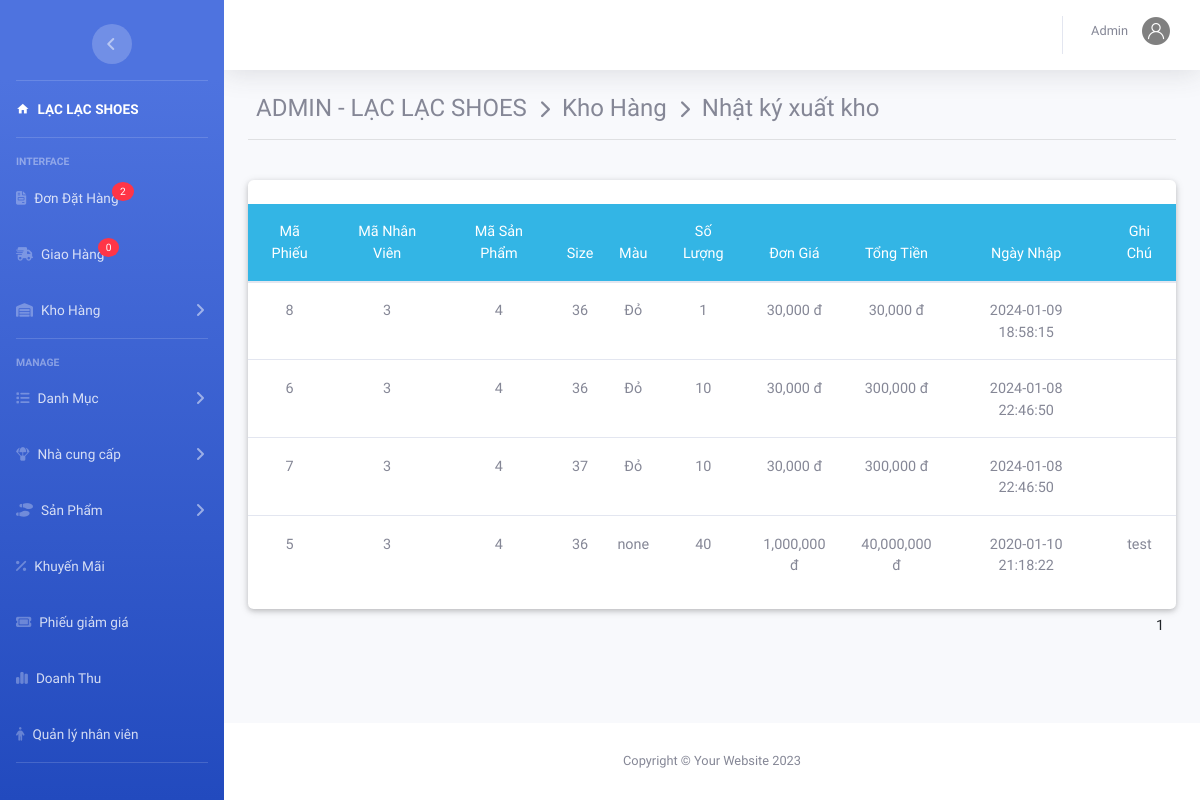
The page /admin/index.php?action=kho&view=nhatkyx (signed in) on the database its author committed.
### tables this page shows
CREATE TABLE `phieuxuat` (
  `MaPX` int(11) NOT NULL,
  `MaNV` int(11) NOT NULL,
  `MaSP` int(11) NOT NULL,
  `Mau` varchar(100) NOT NULL,
  `Size` int(11) NOT NULL,
  `SoLuong` int(11) NOT NULL,
  `DonGia` decimal(10,0) NOT NULL,
  `TongTien` decimal(10,0) NOT NULL,
  `Note` varchar(500) NOT NULL,
  `NgayXuat` datetime NOT NULL DEFAULT current_timestamp()
);

### admin/kho/nhapkyxuat.php (the view, shortened to what this page needs)
<?php
    if(isset($_GET['trang'])){
        $trang=$_GET['trang'];
    }
    else{ $trang=1;}
    $from =($trang-1)*30;
	$sql="select * from phieuxuat Order by NgayXuat DESC limit $from,20";
	$rs=mysqli_query($conn,$sql);
?>
<div class="container-fluid">
	<div class="page-header">
	  <h4 class="page-title">
	     ADMIN - LẠC LẠC SHOES &#160;<i class="fas fa-chevron-right" style="font-size: 18px"></i>&#160; Kho Hàng &#160;<i class="fas fa-chevron-right" style="font-size: 18px"></i>&#160; Nhật ký xuất kho</h4>
	</div><hr><br>
	<div class="row">
      <div class="col-md-12 grid-margin stretch-card">
        <div class="card">
		<br>
             <table class="table table-hover  text-center " >
				<thead class="badge-info">
					<tr>
						<th>Mã Phiếu</th> <th>Mã Nhân Viên</th><th>Mã Sản Phẩm</th><th>Size</th><th>Màu</th><th>Số Lượng</th><th>Đơn Giá</th><th>Tổng Tiền</th>
						<th>Ngày Nhập</th> <th>Ghi Chú</th>
					</tr>
				</thead>
				<tbody>
			 		<?php
				 	while ($row=mysqli_fetch_array($rs)) { ?>
						<tr>
							<td><?php echo $row['MaPX']; ?></td>
							<td><?php echo $row['MaNV']; ?></td>
							<td><?php echo $row['MaSP']; ?></td>
							<td><?php echo $row['Size']; ?></td>
							<td><?php echo $row['Mau']; ?></td>
							<td><?php echo $row['SoLuong']; ?></td>
							<td><?php echo number_format($row['DonGia']).' đ'; ?></td>
							<td><?php echo number_format($row['TongTien']).' đ'; ?></td>
							<td><?php echo $row['NgayXuat']; ?></td>
							<td><?php echo $row['Note']; ?></td>
						</tr>
		 			<?php	} ?>
				</tbody>
			</table>
            </div>
          </div>
      </div>
      <div class="row m-auto">
				<?php
					$ds_spn1b="select * from phieuxuat Order by NgayXuat DESC";
		            $query_dssp2=mysqli_query($conn,$ds_spn1b);
		            $sosp=mysqli_num_rows($query_dssp2);
		            $sotrang = ceil($sosp/30); ?>
			     	<ul class="pagination justify-content-center">
				         <?php for($x=1;$x<=$sotrang;$x++){ ?>
							          <li class="page-item">
							          	  <a class="page-link " href="index.php?action=kho&view=nhatkyx&trang=<?php echo $x ?>"><?php echo $x ;?></a>
							          </li>
						  <?php
						      } ?>
			      	</ul>
			</div>
</div>

### rows shown on the page
phieuxuat: MaPX "8", MaNV "3", MaSP "4", Size "36", Mau "Đỏ", SoLuong "1", DonGia "30,000", TongTien "30,000", NgayXuat "2024-01-09 18:58:15"
phieuxuat: MaPX "6", MaNV "3", MaSP "4", Size "36", Mau "Đỏ", SoLuong "10", DonGia "30,000", TongTien "300,000", NgayXuat "2024-01-08 22:46:50"
phieuxuat: MaPX "7", MaNV "3", MaSP "4", Size "37", Mau "Đỏ", SoLuong "10", DonGia "30,000", TongTien "300,000", NgayXuat "2024-01-08 22:46:50"
phieuxuat: MaPX "5", MaNV "3", MaSP "4", Size "36", Mau "none", SoLuong "40", DonGia "1,000,000", TongTien "40,000,000", NgayXuat "2020-01-10 21:18:22", Note "test"

### other values the page prints
$dem "2"
$dem "0"
$nv['TenNV'] "Admin"
